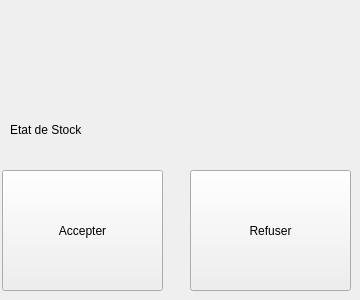
       <widget class="QWidget" name="tab_11">
        <attribute name="title">
         <string>Arduino</string>
        </attribute>
        <widget class="QLabel" name="label_2">
         <property name="geometry">
          <rect>
           <x>10</x>
           <y>120</y>
           <width>181</width>
           <height>20</height>
          </rect>
         </property>
         <property name="text">
          <string>Etat de Stock</string>
         </property>
        </widget>
        <widget class="QLabel" name="label_3">
         <property name="geometry">
          <rect>
           <x>200</x>
           <y>120</y>
           <width>151</width>
           <height>20</height>
          </rect>
         </property>
         <property name="text">
          <string/>
         </property>
        </widget>
        <widget class="QPushButton" name="pushButton">
         <property name="geometry">
          <rect>
           <x>2</x>
           <y>170</y>
           <width>161</width>
           <height>121</height>
          </rect>
         </property>
         <property name="text">
          <string>Accepter</string>
         </property>
        </widget>
        <widget class="QPushButton" name="pushButton_2">
         <property name="geometry">
          <rect>
           <x>190</x>
           <y>170</y>
           <width>161</width>
           <height>121</height>
          </rect>
         </property>
         <property name="text">
          <string>Refuser</string>
         </property>
        </widget>
       </widget>
